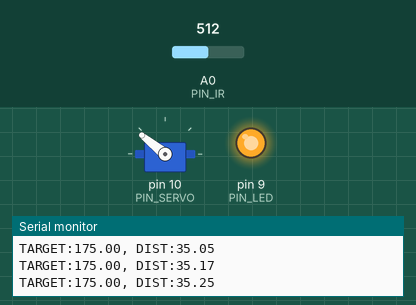
This sketch was run on a simulated Arduino Uno, built with avr-gcc and run on an emulated ATmega328P. On the bench: servo, output pins drawn as LEDs (lit = HIGH), the last lines printed to the serial monitor. The inputs (shaded band) are chosen by the test bench; at power-on: A0 (PIN_IR) = 512.

Above: at 1.2 s.
1.3 s: A0 (PIN_IR) set to 301
3.4 s: A0 (PIN_IR) set to 294
At 5.2 s:
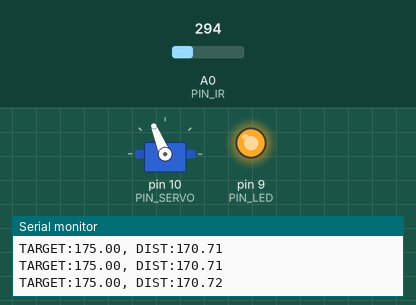
5.5 s: A0 (PIN_IR) set to 165
At 6.6 s:
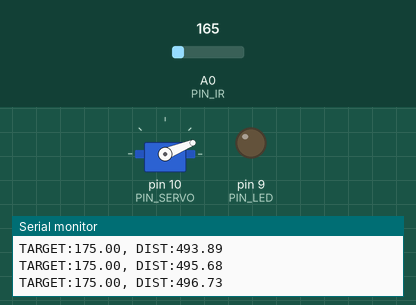
7.3 s: A0 (PIN_IR) set to 306
At 7.93 s:
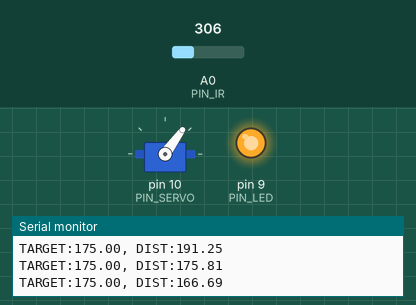
9.8 s: A0 (PIN_IR) set to 122
At 9.95 s:
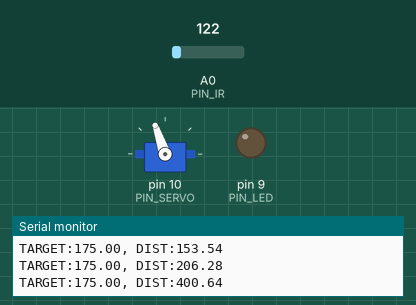
11.8 s: A0 (PIN_IR) set to 716
At 12.8 s:
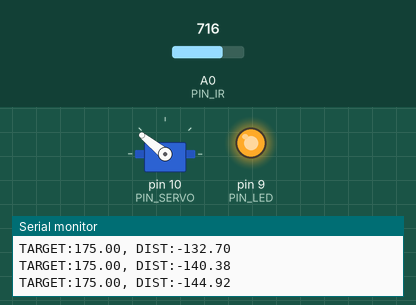
Timing chart, 0 to 14.8 s (numbered marks = the images above; inputs shaded):
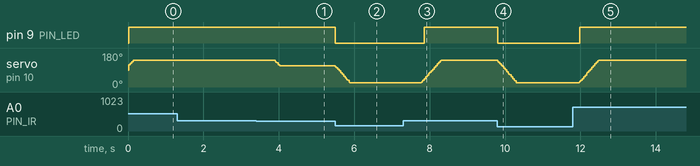

Measured:
- the behaviour switches between 295 and 294 on A0 (PIN_IR) (found by bisection; images 0 and 1)
- after the input at 3.4 s, servo on pin 10 (PIN_SERVO): 141° → 112° after 0.50 s
- after the input at 5.5 s, pin 9 (PIN_LED): HIGH → LOW at once; servo on pin 10 (PIN_SERVO): moves from 112° to 22° over 0.38 s, starting at once
- after the input at 7.3 s, pin 9 (PIN_LED): LOW → HIGH after 0.56 s; servo on pin 10 (PIN_SERVO): moves from 22° to 141° over 0.52 s, starting after 0.48 s
- after the input at 9.8 s, pin 9 (PIN_LED): HIGH → LOW at once; servo on pin 10 (PIN_SERVO): moves from 141° to 22° over 0.52 s, starting at once
- after the input at 11.8 s, pin 9 (PIN_LED): LOW → HIGH after 0.18 s; servo on pin 10 (PIN_SERVO): moves from 22° to 141° over 0.52 s, starting after 0.16 s

The sketch:

22_bbc_20243017.ino
```cpp
#include <Servo.h>

// Arduino pin assignment
#define PIN_LED 9         // LED for Bang-Bang control
#define PIN_SERVO 10      // Servo pin
#define PIN_IR A0         // Infrared distance sensor pin

// Event interval parameters
#define _INTERVAL_DIST    20  // Distance sensor interval (ms)
#define _INTERVAL_SERVO   20  // Servo interval (ms)
#define _INTERVAL_SERIAL  100 // Serial output interval (ms)

// EMA filter configuration
#define _EMA_ALPHA 0.9        // EMA smoothing factor

// Servo adjustment parameters
#define _DUTY_NEU 1700  // Servo angle: 0 degree
#define _DUTY_MAX 2100  // Servo angle: D degree
#define _DUTY_MIN 670   // Servo angle: E degree
#define _SERVO_ANGLE_DIFF 90
#define _SERVO_SPEED 150  // Reduced servo speed (degrees/second)

#define _BANGBANG_RANGE 100   // Reduced range for less aggressive control

// Global variables
float dist_filtered, dist_ema, dist_target = 175; // Target: center of the rail (mm)
Servo myservo;
int duty_change_per_interval, duty_target, duty_curr;
unsigned long last_sampling_time_dist = 0, last_sampling_time_servo = 0, last_sampling_time_serial = 0;
bool event_dist = false, event_servo = false, event_serial = false;

void setup() {
  pinMode(PIN_LED, OUTPUT);
  myservo.attach(PIN_SERVO);
  duty_target = duty_curr = _DUTY_NEU;

  duty_change_per_interval =
    (_DUTY_MAX - _DUTY_MIN) * (_SERVO_SPEED / (float)_SERVO_ANGLE_DIFF) * (_INTERVAL_SERVO / 1000.0);

  Serial.begin(1000000);
}

void loop() {
  unsigned long time_curr = millis();

  if (time_curr >= last_sampling_time_dist + _INTERVAL_DIST) {
    last_sampling_time_dist += _INTERVAL_DIST;
    event_dist = true;
  }
  if (time_curr >= last_sampling_time_servo + _INTERVAL_SERVO) {
    last_sampling_time_servo += _INTERVAL_SERVO;
    event_servo = true;
  }
  if (time_curr >= last_sampling_time_serial + _INTERVAL_SERIAL) {
    last_sampling_time_serial += _INTERVAL_SERIAL;
    event_serial = true;
  }

  if (event_dist) {
    event_dist = false;
    dist_filtered = volt_to_distance(ir_sensor_filtered(10, 0.5));
    dist_ema = _EMA_ALPHA * dist_ema + (1.0 - _EMA_ALPHA) * dist_filtered;

    float deadband = 5.0; // ±5 mm tolerance
    if (abs(dist_target - dist_ema) <= deadband) {
        duty_target = _DUTY_NEU; // Neutral position within deadband
    } else if (dist_target < dist_ema) {
        duty_target = _DUTY_MIN + _BANGBANG_RANGE;
        digitalWrite(PIN_LED, LOW);
    } else {
        duty_target = _DUTY_MAX - _BANGBANG_RANGE;
        digitalWrite(PIN_LED, HIGH);
    }
  }

  if (event_servo) {
    event_servo = false;
    if (duty_target > duty_curr) {
      duty_curr += duty_change_per_interval;
      if (duty_curr > duty_target) duty_curr = duty_target;
    } else {
      duty_curr -= duty_change_per_interval;
      if (duty_curr < duty_target) duty_curr = duty_target;
    }
    if (duty_curr > _DUTY_MAX) duty_curr = _DUTY_MAX;
    if (duty_curr < _DUTY_MIN) duty_curr = _DUTY_MIN;

    myservo.writeMicroseconds(duty_curr);
  }

  if (event_serial) {
    event_serial = false;
    Serial.print("TARGET:"); Serial.print(dist_target);
    Serial.print(", DIST:"); Serial.println(dist_ema);
  }
}

float volt_to_distance(int a_value) {
  return 1466 + (-8.28 * a_value) + 0.0165 * pow(a_value, 2) - (1.13E-5) * pow(a_value, 3);
}

unsigned int ir_sensor_filtered(unsigned int n, float position) {
  unsigned int *ir_val = (unsigned int*) malloc(sizeof(unsigned int) * n);
  for (int i = 0; i < n; i++) ir_val[i] = analogRead(PIN_IR);
  qsort(ir_val, n, sizeof(unsigned int), compare);
  unsigned int ret_val = ir_val[(unsigned int)(n * position)];
  free(ir_val);
  return ret_val;
}

int compare(const void *a, const void *b) {
  return (*(unsigned int *)a - *(unsigned int *)b);
}
```
